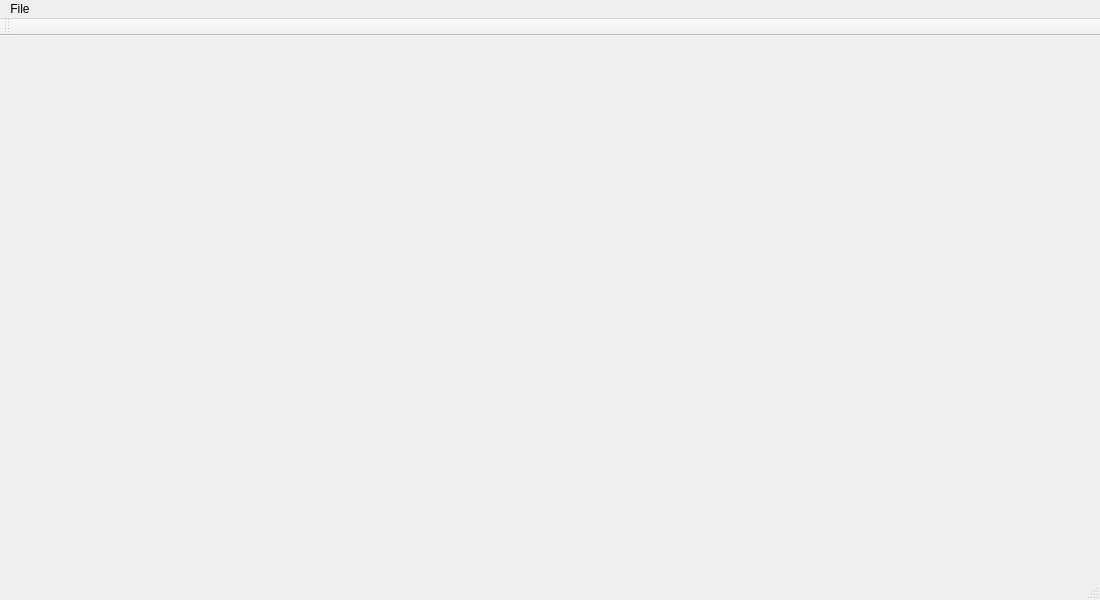
<?xml version="1.0" encoding="UTF-8"?>
<ui version="4.0">
 <class>MainWindow</class>
 <widget class="QMainWindow" name="MainWindow">
  <property name="geometry">
   <rect>
    <x>0</x>
    <y>0</y>
    <width>1100</width>
    <height>600</height>
   </rect>
  </property>
  <property name="windowTitle">
   <string>MainWindow</string>
  </property>
  <widget class="QWidget" name="centralWidget"/>
  <widget class="QMenuBar" name="menuBar">
   <property name="geometry">
    <rect>
     <x>0</x>
     <y>0</y>
     <width>1100</width>
     <height>23</height>
    </rect>
   </property>
   <widget class="QMenu" name="menuFile">
    <property name="title">
     <string>File</string>
    </property>
    <addaction name="actionOpen"/>
    <addaction name="actionSave"/>
    <addaction name="actionExit"/>
   </widget>
   <addaction name="menuFile"/>
  </widget>
  <widget class="QToolBar" name="mainToolBar">
   <attribute name="toolBarArea">
    <enum>TopToolBarArea</enum>
   </attribute>
   <attribute name="toolBarBreak">
    <bool>false</bool>
   </attribute>
  </widget>
  <widget class="QStatusBar" name="statusBar"/>
  <action name="actionOpen">
   <property name="text">
    <string>Open</string>
   </property>
  </action>
  <action name="actionSave">
   <property name="text">
    <string>Save</string>
   </property>
  </action>
  <action name="actionExit">
   <property name="text">
    <string>Exit</string>
   </property>
  </action>
 </widget>
 <layoutdefault spacing="6" margin="11"/>
 <resources/>
 <connections/>
</ui>
